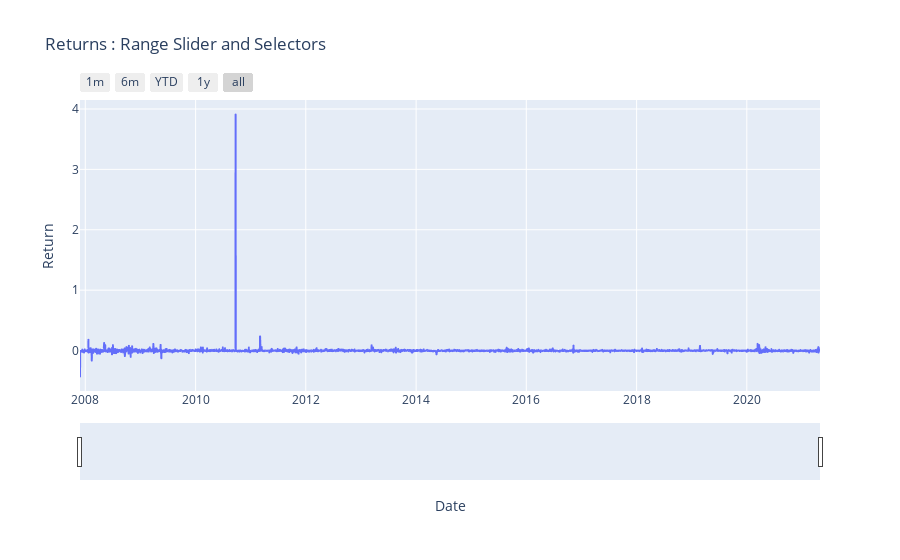

The code cell stored with this chart in its notebook:
### Code cell
fig = px.line(data,x="Date",y="Return",title="Returns : Range Slider and Selectors")
fig.update_xaxes(rangeslider_visible=True,rangeselector=dict(
    buttons=list([
        dict(count=1,label="1m",step="month",stepmode="backward"),
        dict(count=6,label="6m",step="month",stepmode="backward"),
        dict(count=1,label="YTD",step="year",stepmode="todate"),
        dict(count=1,label="1y",step="year",stepmode="backward"),
        dict(step="all")
])))

### Figure 1 — Plotly figure (JSON) as saved in the notebook; plotly's stock layout.template omitted (floating-point values rounded to 4 significant figures; data arrays with more than 128 entries replaced by an {"elided": "..."} marker saying what was removed)
{"data": [{"hovertemplate": "Date=%{x}<br>Return=%{y}<extra></extra>", "legendgroup": "", "line": {"color": "#636efa", "dash": "solid"}, "marker": {"symbol": "circle"}, "mode": "lines", "name": "", "showlegend": false, "type": "scattergl", "x": {"elided": "3322 str values"}, "xaxis": "x", "y": {"elided": "3322 float values"}, "yaxis": "y"}], "layout": {"legend": {"tracegroupgap": 0}, "title": {"text": "Returns : Range Slider and Selectors"}, "xaxis": {"anchor": "y", "domain": [0, 1], "rangeselector": {"buttons": [{"count": 1, "label": "1m", "step": "month", "stepmode": "backward"}, {"count": 6, "label": "6m", "step": "month", "stepmode": "backward"}, {"count": 1, "label": "YTD", "step": "year", "stepmode": "todate"}, {"count": 1, "label": "1y", "step": "year", "stepmode": "backward"}, {"step": "all"}]}, "rangeslider": {"visible": true}, "title": {"text": "Date"}}, "yaxis": {"anchor": "x", "domain": [0, 1], "title": {"text": "Return"}}}}
